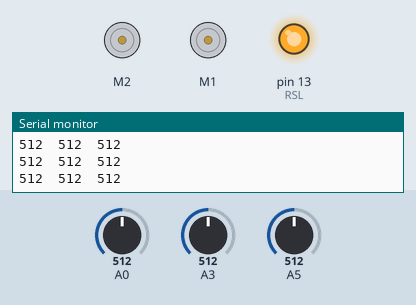
This sketch was run on a simulated Arduino Uno, built with avr-gcc and run on an emulated ATmega328P. Parts: 2 × DC motor (green arrow = forward, orange = backward, longer = faster), output pins drawn as LEDs (lit = HIGH), the last lines printed to the serial monitor. The test bench sets the inputs (shaded band); at power-on: A0 = 512, A5 = 512, A3 = 512.

Above: at 3.7 s.
3.8 s: A0 set to 790
5.3 s: A0 set to 816
At 6.5 s:
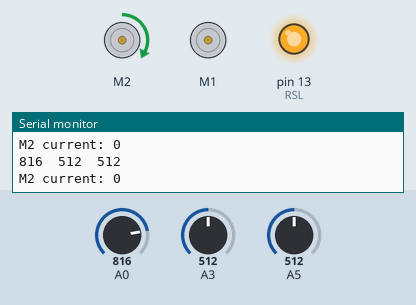
8.3 s: A5 set to 810
At 9.7 s:
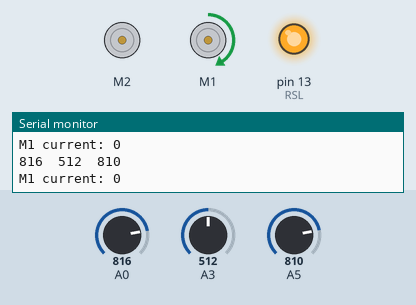
11.3 s: A3 set to 0
14.3 s: A5 set to 790
17.3 s: A3 set to 1023
Timing chart, 0 to 67.8 s (numbered marks = the images above; inputs shaded):
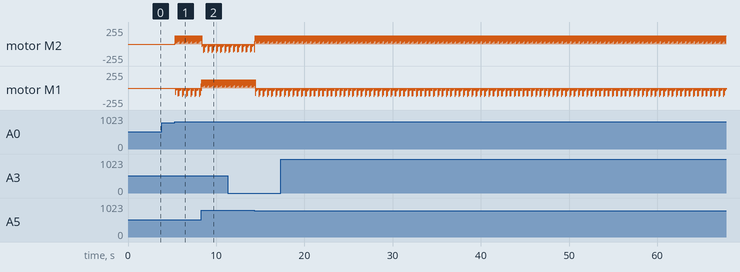

The sketch:

Main_Program__50_spd-white-line.ino
```cpp
#include <RedBot.h>
RedBotSensor left = RedBotSensor(A0);   // initialize a left sensor object on A3
RedBotSensor center = RedBotSensor(A3);
RedBotSensor right = RedBotSensor(A5);  // initialize a right sensor object on A7

// constants that are used in the code. LINETHRESHOLD is the level to detect
// if the sensor is on the line or not. If the sensor value is greater than this
// the sensor is above a DARK line.
//
// SPEED sets the nomina
#define RSL 13    // Robot Safety Light
#define LINETHRESHOLD 800
#define SPEED 120  // sets the nominal speed. Set to any number from 0 - 255.

RedBotMotors motors;
int leftSpeed;   // variable used to store the leftMotor speed
int rightSpeed;  // variable used to store the rightMotor speed

#include "DualVNH5019MotorShield.h"

DualVNH5019MotorShield md;


void setup()
{
  pinMode(RSL, OUTPUT);
  digitalWrite(RSL, HIGH);
  Serial.begin(115200);
  Serial.println("Dual VNH5019 Motor Shield");
  Serial.begin(115200);
  Serial.println("Dual VNH5019 Motor Shield");
  md.init();

  Serial.begin(9600);
  Serial.println(" Tripple Reflective Sensors Online: Authored By Connor Buchel");
  Serial.println("------------------------------------------");
  delay(2000);
  Serial.println("IR Sensor Readings: ");
  delay(500);

}

void loop()
{

  Serial.print(left.read());
  Serial.print("\t");  // tab character
  Serial.print(center.read());
  Serial.print("\t");  // tab character
  Serial.print(right.read());
  Serial.println();

 if((left.read() < LINETHRESHOLD) && (center.read() > LINETHRESHOLD) && (right.read() < LINETHRESHOLD))
 {
    for (int i = 0; i <= 200; i++)
  {
    md.setM1Speed(i);
    if (i%200 == 100)
    {
      Serial.print("M1 current: ");
      Serial.println(md.getM1CurrentMilliamps());
    }
    delay(0);
  }
for (int i = 0; i <= 200; i++)
  {
    md.setM2Speed(i);
    if (i%200 == 100)
    {
      Serial.print("M2 current: ");
      Serial.println(md.getM2CurrentMilliamps());
    }
    delay(0);
  }
  }


  // if the line is under the right sensor, adjust relative speeds to turn to the right
  else if(right.read() > LINETHRESHOLD)
  {
     for (int i = 0; i <= 200; i++)
  {
    md.setM1Speed(i);
    if (i%200 == 100)
    {
      Serial.print("M1 current: ");
      Serial.println(md.getM1CurrentMilliamps());
    }
    delay(0);
  }
  for (int i = -200; i <= 0; i++)
  {
    md.setM2Speed(i);
    if (i%200 == 100)
    {
      Serial.print("M2 current: ");
      Serial.println(md.getM2CurrentMilliamps());
    }
    delay(0);
  }


  }

  // if the line is under the left sensor, adjust relative speeds to turn to the left
  else if(left.read() > LINETHRESHOLD)
  {
   for (int i = 0; i <= 200; i++)
  {
    md.setM2Speed(i);

    if (i%200 == 100)
    {
      Serial.print("M2 current: ");
      Serial.println(md.getM2CurrentMilliamps());
    }
    delay(0);
  }
   for (int i = -200; i <= 0; i++)
  {
    md.setM1Speed(i);
    if (i%200 == 100)
    {
      Serial.print("M1 current: ");
      Serial.println(md.getM1CurrentMilliamps());
    }
    delay(0);
  }


  }


  // if all sensors are on black or up in the air, stop the motors.
  // otherwise, run motors given the control speeds above.

}
```

Measured:
- the behaviour switches between 800 and 801 on A0 (found by bisection; images 0 and 1)
- by itself, motor M1: repeats every 0.48 s: stopped 0.08 s, backward 42/255 0.02 s, stopped 0.09 s, backward 31/255 0.01 s, stopped 0.15 s, backward 121/255 0.04 s, stopped 0.06 s, backward 111/255 0.04 s
